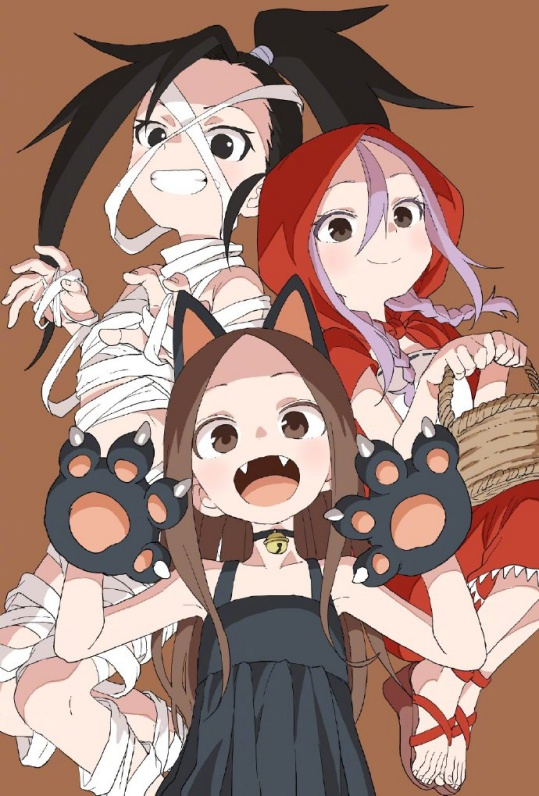
#> input picture 3.jpg, 539 x 796 px
$ python RGB565.py
#> lines starting #> are read from the running program, lines starting #| are printed output that depends on the picture
#图像处理
#读取图片转为rgb565 字符串，并且写入test.txt
import matplotlib.pyplot as plt
from PIL import Image
import numpy as np
import re

def img2rgb():
    img = np.array(Image.open('3.jpg'))
#> img is the input picture: shape (796, 539, 3); mean R, G, B 165.3, 132.6, 121.2
    print(img.shape)
#| (796, 539, 3)
    width = img.shape[1]
#> width = 539
    height = img.shape[0]
#> height = 796
    enterCount = 0
    myfile = open("test.txt", "w")
    cString = " "
    myfile.write("/* Image Width:%dHeight:%d*/" %(width, height))
    myfile.write("\n")
    imgTest = np.zeros((height, width, 3))
    for i in range(0, height):
        for j in range(0, width):
            blueTemp = int(img[i,j,2]/8)
            redTemp = int(img[i,j,0]/4)
            greenTemp = int(img[i,j,1]/8)
            # rgb565Temp = "{:#06X}".format(blueTemp*(2**11) + redTemp*(2**5) + greenTemp)
            # TFT_eSPI官方写法
            rgb565Temp = "{:#06X}".format(((int(img[i,j,0]) & 0xF8) << 8) | ((int(img[i,j,1]) & 0xFC) << 3) | (int(img[i,j,2]) >> 3))
            imgTest[i,j,0] = redTemp*4
            imgTest[i,j,1] = greenTemp*8
            imgTest[i,j,2] = blueTemp*8
            imgTest[i,j,0] = img[i,j,0]
            imgTest[i,j,1] = img[i,j,1]
            imgTest[i,j,2] = img[i,j,2]
            cString += rgb565Temp
            cString += " "
            if(enterCount%width == width-1):
                cString += "\n"
            enterCount = enterCount+1
#> after the loop, enterCount = 429044
    cString += " "
    myfile.write(cString)
    # 在电脑上预览原图
    # plt.imshow(imgTest/255)
    # plt.show()
    return cString,width, height

def rgb2img(rgbstr,w,h):
    match = re.findall(r"0[x,X][0-9a-fA-F]{4}",rgbstr,re.I)
    imgTest = np.zeros((h, w, 3))
    # print(match)
    for i in range(h):
        for j in range(w):
            blueTemp = (int(match[i*w+j],16)& 0x001f)
            redTemp = (int(match[i*w+j],16)& 0xf800) >> 8
            greenTemp =(int(match[i*w+j],16)& 0x07e0)>>3
            # rgb565Temp = "{:#06X}".format(blueTemp*(2**11) + redTemp*(2**5) + greenTemp)
            # TFT_eSPI官方写法
            # rgb565Temp = "{:#06X}".format(((int(img[i,j,0]) & 0xF8) << 8) | ((int(img[i,j,1]) & 0xFC) << 3) | (int(img[i,j,2]) >> 3))
            imgTest[i,j,0] = redTemp
            imgTest[i,j,1] = greenTemp
            imgTest[i,j,2] = blueTemp
    plt.imshow(imgTest/255)
    plt.show()


if __name__=="__main__":
    res,w,h=img2rgb()
#> w = 539; h = 796
    rgb2img(res,w,h)
#> after the loop in rgb2img, `for i in range(h):`:
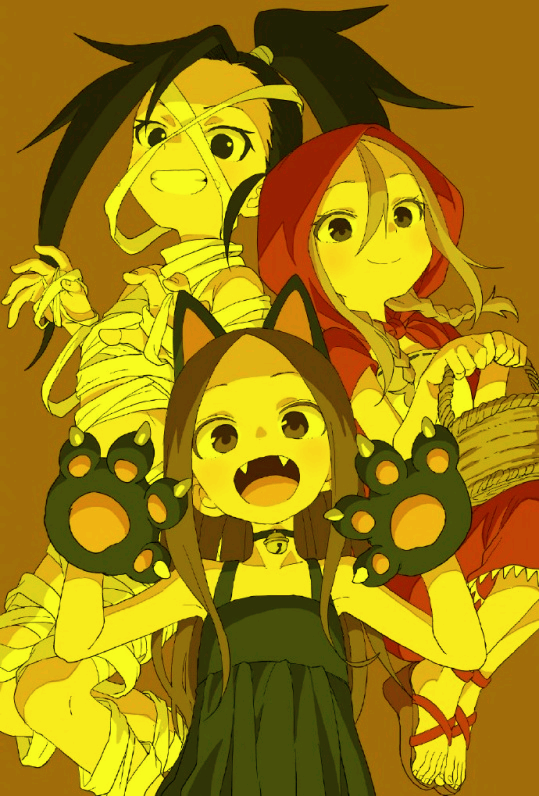
#> imgTest: shape (796, 539, 3) float64; mean of channels 0, 1, 2 161, 131, 14.8; drawn as R, G, B
